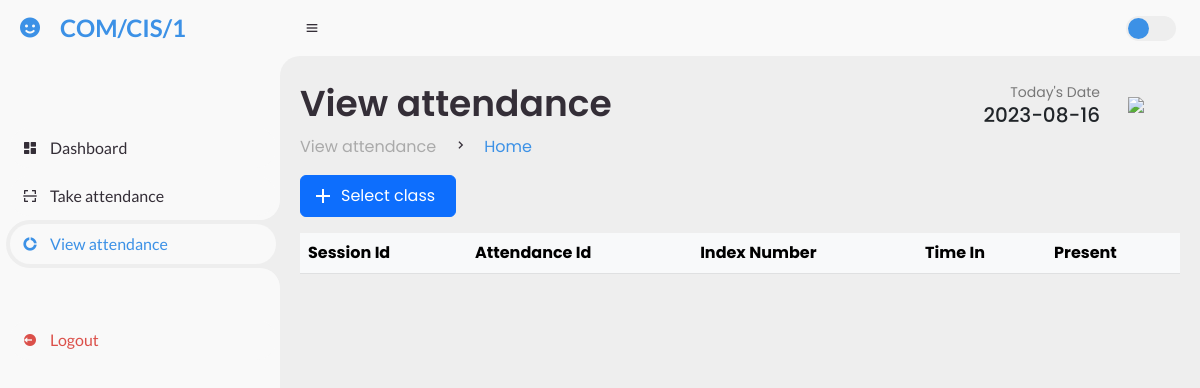
Before: /src/pages/Admin/viewAttendance.php (signed in) with the older database file.
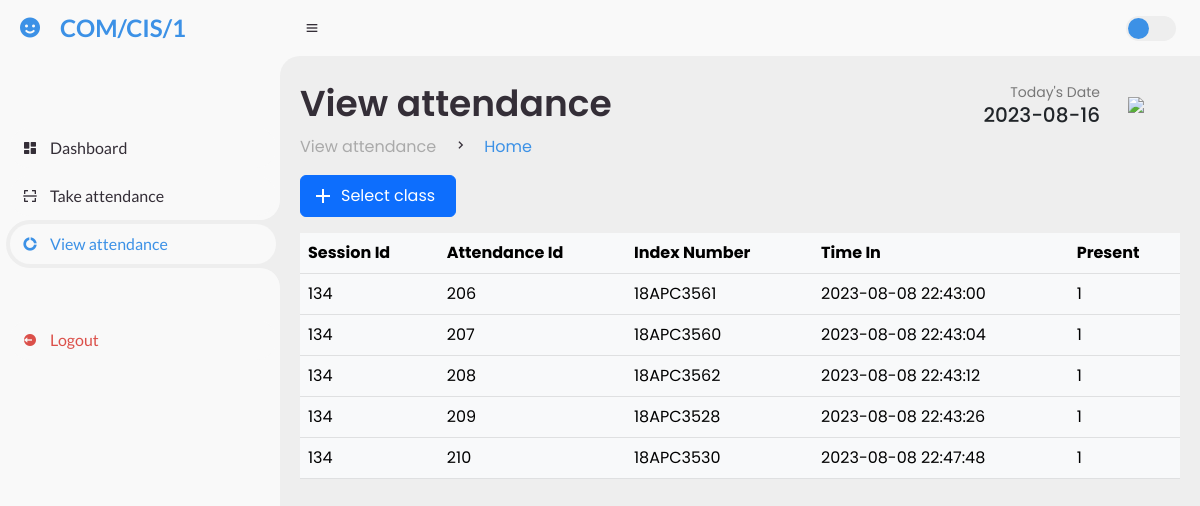
After: the same page with the newer database file.
### tables this page shows
CREATE TABLE `attendance` (
  `attendanceID` int(11) NOT NULL,
  `present` int(1) NOT NULL DEFAULT 0,
  `regNum` varchar(20) NOT NULL,
  `timeIn` datetime NOT NULL,
  `sessionID` int(11) DEFAULT NULL
);

### src/pages/Admin/viewAttendance.php (the view, shortened to what this page needs)
<?php
  include BASE_DIR . 'header.php';
  include_once '../../../database.php';
?>
<div class="mb-3 filter-bar">
  <div>
    <button type="button" class="btn btn-primary button-icon" data-bs-toggle="modal" data-bs-target="#viewClass" style="background-image: url('../../Assets/images/icons/add.svg');">
      Select class
    </button>
  </div>
</div>
<div class="session-table">
    <table class="table table-light table-responsive-sm table-hover" id="attendance-table">
      <thead>
        <tr>
          <th scope="col">Session Id</th>
          <th scope="col">Attendance Id</th>
          <th scope="col">Index Number</th>
          <th scope="col">Time In</th>
          <th scope="col">Present</th>
        </tr>
      </thead>
        <tbody>
          <?php
            try{
              $sql = "SELECT * FROM attendance";
              $result = mysqli_query($connect,$sql);
              while($row=$result->fetch_assoc()){
          ?>
              <tr>
                  <td><?php echo $row['sessionID'] ?></td>
                  <td><?php echo $row['attendanceID'] ?></td>
                  <td><?php echo $row['regNum'] ?></td>
                  <td><?php echo $row['timeIn'] ?></td>
                  <td><?php echo $row['present'] ?></td>
              </tr>
          <?php
            }
            } catch (mysqli_sql_exception $e) {
              header("Location:takeAttendance.php?showModal=true&status=unsuccess&message=Database connection error");
            }
          ?>
        </tbody>
    </table>
</div>
<?php
  include  BASE_DIR . 'footertop.php';
?>
<?php
  include  BASE_DIR . 'footer.php';
?>

Changed rows visible on the page:
added attendance: sessionID "134", attendanceID "206", regNum "18APC3561", timeIn "2023-08-08 22:43:00", present "1"
added attendance: sessionID "134", attendanceID "207", regNum "18APC3560", timeIn "2023-08-08 22:43:04", present "1"
added attendance: sessionID "134", attendanceID "208", regNum "18APC3562", timeIn "2023-08-08 22:43:12", present "1"
added attendance: sessionID "134", attendanceID "209", regNum "18APC3528", timeIn "2023-08-08 22:43:26", present "1"
added attendance: sessionID "134", attendanceID "210", regNum "18APC3530", timeIn "2023-08-08 22:47:48", present "1"
